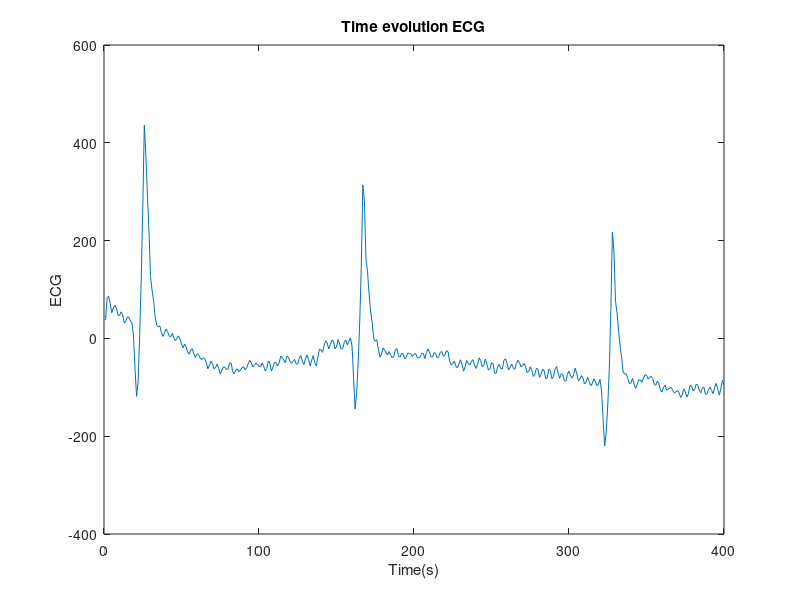

Here is the MATLAB script that generated this plot: (Note: this script raises an error after producing the figure.)

%Applying filter to signal


x=load('ecg_noisePL.mat');
ecg=x.ecg;
Fs=x.Fs;
n=length(ecg);
f = (-n/2:n/2-1)*(Fs/n);
%time evolution
plot(-ecg(1:400));
xlabel('Time(s)')
ylabel('ECG')
title('Time evolution ECG')
figure();

%power spectrum

DSP=fftshift(abs(fft(xcorr(-ecg,'biase'),n)));
plot(f,DSP);
xlabel('Frequency (Hz)')
ylabel('ECG')
title('Power Spectrum ECG')
figure();

%butterworth filter

d=butterworth;
fvtool(d);

%power spectrum of filtered ecg

fDSP=fftshift(abs(fft(xcorr(filter(d,-ecg),'biase'),n)));
plot(f,fDSP);
xlabel('Frequency (Hz)')
ylabel('ECG')
title('Power Spectrum of filtered ECG')
figure();
